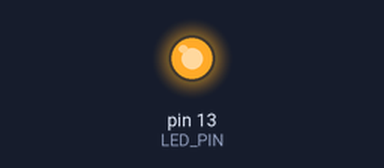
This sketch was run on a simulated Arduino Uno, built with avr-gcc and run on an emulated ATmega328P. Parts: output pins drawn as LEDs (lit = HIGH).

Above: at 1.6 s.
At 5.8 s:
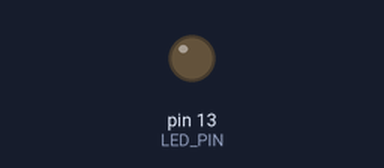
Timing chart, 0 to 8.8 s (numbered marks = the images above):
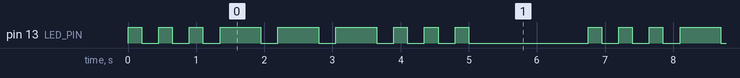

The sketch:

Challenge04_SOS.ino
```cpp
// Complete example solution for Lesson01, challenge 04.
const int LED_PIN = LED_BUILTIN;
void flash(int duration) {
  digitalWrite(LED_PIN, HIGH);
  delay(duration);
  digitalWrite(LED_PIN, LOW);
  delay(250);
}
void setup() {
  pinMode(LED_PIN, OUTPUT);
}
void loop() {
  for (int i = 0; i < 3; i++) flash(200);
  for (int i = 0; i < 3; i++) flash(600);
  for (int i = 0; i < 3; i++) flash(200);
  delay(1500);
}
```

Measured:
- by itself, pin 13 (LED_PIN): repeats every 6.8 s: 2 × (LOW 0.25 s, HIGH 0.20 s), 3 × (LOW 0.25 s, HIGH 0.60 s), 3 × (LOW 0.25 s, HIGH 0.20 s), LOW 1.8 s, HIGH 0.20 s
- by itself, everything shown: repeats every 6.8 s, in 18 steps
